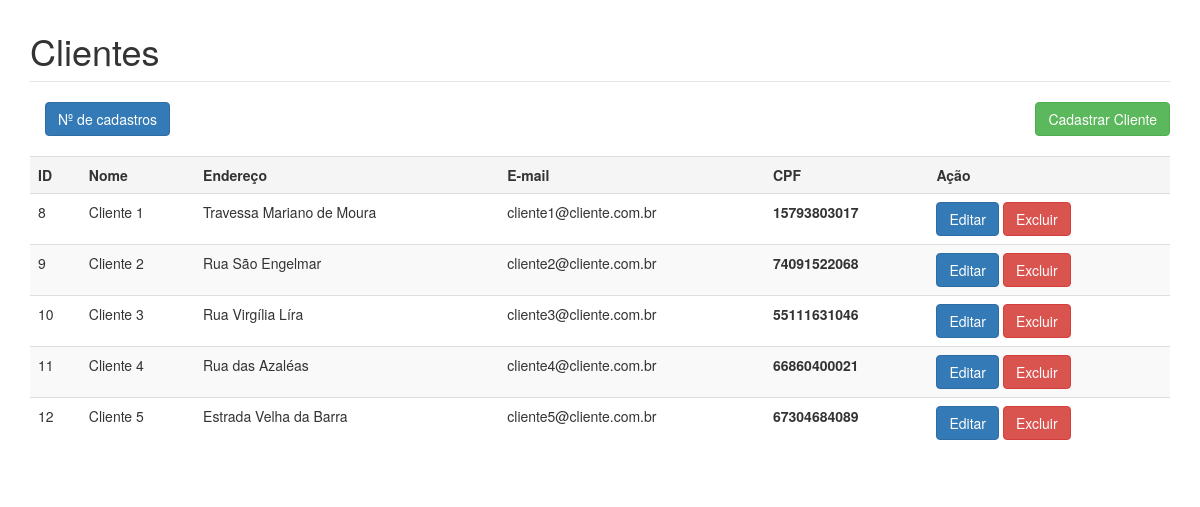
The page / on the database its author committed.
### tables this page shows
CREATE TABLE `tab_cliente` (
  `id` int(11) NOT NULL,
  `nome` varchar(70) NOT NULL,
  `endereco` varchar(45) DEFAULT NULL,
  `numero` varchar(10) DEFAULT NULL,
  `bairro` varchar(30) DEFAULT NULL,
  `cidade` varchar(45) DEFAULT NULL,
  `uf` char(2) DEFAULT NULL,
  `cep` varchar(9) DEFAULT NULL,
  `email` varchar(70) DEFAULT NULL,
  `cpf` varchar(14) NOT NULL
);

### index.php (the view, shortened to what this page needs)
<?php
$termo = (isset($_GET['termo'])) ? $_GET['termo'] : '';
if (empty($termo)):
	$conexao = conexao::getInstance();
	$sql = 'SELECT * FROM tab_cliente';
	$stm = $conexao->prepare($sql);
	$stm->execute();
	$tab_cliente = $stm->fetchAll(PDO::FETCH_OBJ);
endif;
?>
<!DOCTYPE html>
<html>
<head><meta http-equiv="Content-Type" content="text/html; charset=utf-8">
	<link rel="stylesheet" type="text/css" href="css/bootstrap.min.css">
	<link rel="stylesheet" type="text/css" href="css/custom.css">
</head>
<body>
	<div class='container'>
		<fieldset>
			<legend><h1>Clientes</h1></legend>
			<form action="" method="get" id='form-contato' class="form-horizontal col-md-10">
			    <a href='dashboard.php' class="btn btn-primary">Nº de cadastros</a>
			</form>
			<a href='cadastro.php' class="btn btn-success pull-right">Cadastrar Cliente</a>
			<div class='clearfix'></div>
			<?php if(!empty($tab_cliente)):?>
				<table class="table table-striped">
					<tr class='active'>
				     	<th>ID</th>
						<th>Nome</th>
						<th>Endereço</th>
						<th>E-mail</th>
				     	<th>CPF</th>
						<th>Ação</th>
					</tr>
					<?php foreach($tab_cliente as $cliente):?>
						<tr>
				            <td><?=$cliente->id?></td>
							<td><?=$cliente->nome?></td>
							<td><?=$cliente->endereco?></td>
							<td><?=$cliente->email?></td>
				 		    <th><?=$cliente->cpf?></th>
							<td>
								<a href='editar.php?id=<?=$cliente->id?>' class="btn btn-primary">Editar</a>
								<a href='javascript:void(0)' class="btn btn-danger link_exclusao" rel="<?=$cliente->id?>">Excluir</a>
							</td>
						</tr>
					<?php endforeach;?>
				</table>
			<?php else: ?>
				<h3 class="text-center text-primary">Não existem clientes cadastrados!</h3>
			<?php endif; ?>
		</fieldset>
	</div>
</body>
</html>

### custom.css (style rules this page uses)
fieldset { margin:1% auto; }
table { margin-top: 20px; }

### rows shown on the page
tab_cliente: id "8", nome "Cliente 1", endereco "Travessa Mariano de Moura", email "cliente1@cliente.com.br", cpf "15793803017"
tab_cliente: id "9", nome "Cliente 2", endereco "Rua São Engelmar", email "cliente2@cliente.com.br", cpf "74091522068"
tab_cliente: id "10", nome "Cliente 3", endereco "Rua Virgília Líra", email "cliente3@cliente.com.br", cpf "55111631046"
tab_cliente: id "11", nome "Cliente 4", endereco "Rua das Azaléas", email "cliente4@cliente.com.br", cpf "66860400021"
tab_cliente: id "12", nome "Cliente 5", endereco "Estrada Velha da Barra", email "cliente5@cliente.com.br", cpf "67304684089"
